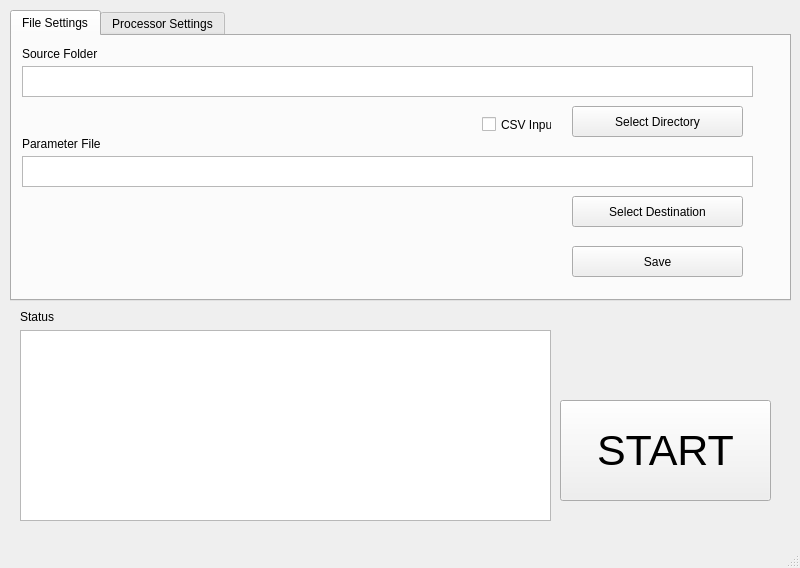
<?xml version="1.0" encoding="UTF-8"?>
<ui version="4.0">
 <class>MainWindow</class>
 <widget class="QMainWindow" name="MainWindow">
  <property name="geometry">
   <rect>
    <x>0</x>
    <y>0</y>
    <width>800</width>
    <height>568</height>
   </rect>
  </property>
  <property name="windowTitle">
   <string>MainWindow</string>
  </property>
  <widget class="QWidget" name="centralwidget">
   <widget class="QPushButton" name="StartButton">
    <property name="geometry">
     <rect>
      <x>560</x>
      <y>400</y>
      <width>211</width>
      <height>101</height>
     </rect>
    </property>
    <property name="font">
     <font>
      <pointsize>32</pointsize>
     </font>
    </property>
    <property name="text">
     <string>START</string>
    </property>
   </widget>
   <widget class="QTabWidget" name="tab">
    <property name="geometry">
     <rect>
      <x>10</x>
      <y>10</y>
      <width>781</width>
      <height>291</height>
     </rect>
    </property>
    <property name="currentIndex">
     <number>0</number>
    </property>
    <widget class="QWidget" name="File">
     <attribute name="title">
      <string>File Settings</string>
     </attribute>
     <widget class="QLabel" name="label">
      <property name="geometry">
       <rect>
        <x>10</x>
        <y>10</y>
        <width>81</width>
        <height>16</height>
       </rect>
      </property>
      <property name="text">
       <string>Source Folder</string>
      </property>
      <property name="buddy">
       <cstring>Source_LineEdit</cstring>
      </property>
     </widget>
     <widget class="QLabel" name="label_2">
      <property name="geometry">
       <rect>
        <x>10</x>
        <y>100</y>
        <width>91</width>
        <height>16</height>
       </rect>
      </property>
      <property name="text">
       <string>Parameter File</string>
      </property>
      <property name="buddy">
       <cstring>Destination_LineEdit</cstring>
      </property>
     </widget>
     <widget class="QCheckBox" name="CSV_CheckBox">
      <property name="geometry">
       <rect>
        <x>470</x>
        <y>80</y>
        <width>70</width>
        <height>17</height>
       </rect>
      </property>
      <property name="text">
       <string>CSV Input</string>
      </property>
     </widget>
     <widget class="QTextEdit" name="Source_LineEdit">
      <property name="geometry">
       <rect>
        <x>10</x>
        <y>30</y>
        <width>731</width>
        <height>31</height>
       </rect>
      </property>
     </widget>
     <widget class="QTextEdit" name="Destination_LineEdit">
      <property name="geometry">
       <rect>
        <x>10</x>
        <y>120</y>
        <width>731</width>
        <height>31</height>
       </rect>
      </property>
     </widget>
     <widget class="QPushButton" name="Source_Directory_Button">
      <property name="geometry">
       <rect>
        <x>560</x>
        <y>70</y>
        <width>171</width>
        <height>31</height>
       </rect>
      </property>
      <property name="text">
       <string>Select Directory</string>
      </property>
     </widget>
     <widget class="QPushButton" name="Parameter_Button">
      <property name="geometry">
       <rect>
        <x>560</x>
        <y>160</y>
        <width>171</width>
        <height>31</height>
       </rect>
      </property>
      <property name="text">
       <string>Select Destination</string>
      </property>
     </widget>
     <widget class="QPushButton" name="Save_Button_2">
      <property name="geometry">
       <rect>
        <x>560</x>
        <y>210</y>
        <width>171</width>
        <height>31</height>
       </rect>
      </property>
      <property name="text">
       <string>Save</string>
      </property>
     </widget>
    </widget>
    <widget class="QWidget" name="Process">
     <attribute name="title">
      <string>Processor Settings</string>
     </attribute>
     <widget class="QPushButton" name="XML_file_button">
      <property name="geometry">
       <rect>
        <x>560</x>
        <y>160</y>
        <width>171</width>
        <height>31</height>
       </rect>
      </property>
      <property name="text">
       <string>Select File</string>
      </property>
     </widget>
     <widget class="QLabel" name="label_3">
      <property name="geometry">
       <rect>
        <x>10</x>
        <y>10</y>
        <width>251</width>
        <height>16</height>
       </rect>
      </property>
      <property name="text">
       <string>Robotics Workbench - Console Player Source</string>
      </property>
      <property name="buddy">
       <cstring>ConsolePlayer_lineEdit</cstring>
      </property>
     </widget>
     <widget class="QTextEdit" name="ConsolePlayer_lineEdit">
      <property name="geometry">
       <rect>
        <x>10</x>
        <y>30</y>
        <width>731</width>
        <height>31</height>
       </rect>
      </property>
     </widget>
     <widget class="QLabel" name="label_4">
      <property name="geometry">
       <rect>
        <x>10</x>
        <y>100</y>
        <width>91</width>
        <height>16</height>
       </rect>
      </property>
      <property name="text">
       <string>XML File</string>
      </property>
      <property name="buddy">
       <cstring>XML_lineedit</cstring>
      </property>
     </widget>
     <widget class="QPushButton" name="ConsolePLayer_Button">
      <property name="geometry">
       <rect>
        <x>560</x>
        <y>70</y>
        <width>171</width>
        <height>31</height>
       </rect>
      </property>
      <property name="text">
       <string>Select File</string>
      </property>
     </widget>
     <widget class="QTextEdit" name="XML_lineedit">
      <property name="geometry">
       <rect>
        <x>10</x>
        <y>120</y>
        <width>731</width>
        <height>31</height>
       </rect>
      </property>
     </widget>
     <widget class="QLabel" name="label_6">
      <property name="geometry">
       <rect>
        <x>10</x>
        <y>190</y>
        <width>141</width>
        <height>16</height>
       </rect>
      </property>
      <property name="text">
       <string>Multi Processing Limit</string>
      </property>
      <property name="buddy">
       <cstring>Multi_spinBox</cstring>
      </property>
     </widget>
     <widget class="QSpinBox" name="Multi_spinBox">
      <property name="geometry">
       <rect>
        <x>10</x>
        <y>210</y>
        <width>121</width>
        <height>31</height>
       </rect>
      </property>
     </widget>
     <widget class="QPushButton" name="Save_Button_1">
      <property name="geometry">
       <rect>
        <x>560</x>
        <y>210</y>
        <width>171</width>
        <height>31</height>
       </rect>
      </property>
      <property name="text">
       <string>Save</string>
      </property>
     </widget>
    </widget>
   </widget>
   <widget class="QLabel" name="label_Status">
    <property name="geometry">
     <rect>
      <x>20</x>
      <y>310</y>
      <width>47</width>
      <height>13</height>
     </rect>
    </property>
    <property name="text">
     <string>Status</string>
    </property>
    <property name="buddy">
     <cstring>ScrollArea</cstring>
    </property>
   </widget>
   <widget class="QPlainTextEdit" name="ScrollArea">
    <property name="geometry">
     <rect>
      <x>20</x>
      <y>330</y>
      <width>531</width>
      <height>191</height>
     </rect>
    </property>
    <property name="readOnly">
     <bool>true</bool>
    </property>
   </widget>
  </widget>
  <widget class="QMenuBar" name="menubar">
   <property name="geometry">
    <rect>
     <x>0</x>
     <y>0</y>
     <width>800</width>
     <height>22</height>
    </rect>
   </property>
  </widget>
  <widget class="QStatusBar" name="statusbar"/>
 </widget>
 <tabstops>
  <tabstop>Source_LineEdit</tabstop>
  <tabstop>Source_Directory_Button</tabstop>
  <tabstop>Destination_LineEdit</tabstop>
  <tabstop>Parameter_Button</tabstop>
  <tabstop>CSV_CheckBox</tabstop>
  <tabstop>Save_Button_2</tabstop>
  <tabstop>StartButton</tabstop>
  <tabstop>tab</tabstop>
  <tabstop>ConsolePlayer_lineEdit</tabstop>
  <tabstop>ConsolePLayer_Button</tabstop>
  <tabstop>XML_lineedit</tabstop>
  <tabstop>XML_file_button</tabstop>
  <tabstop>Multi_spinBox</tabstop>
  <tabstop>Save_Button_1</tabstop>
 </tabstops>
 <resources/>
 <connections/>
</ui>
